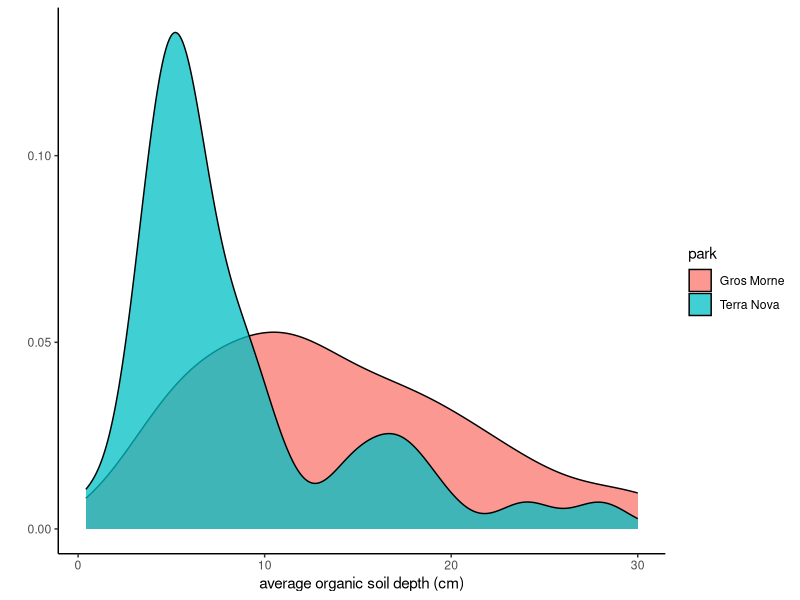
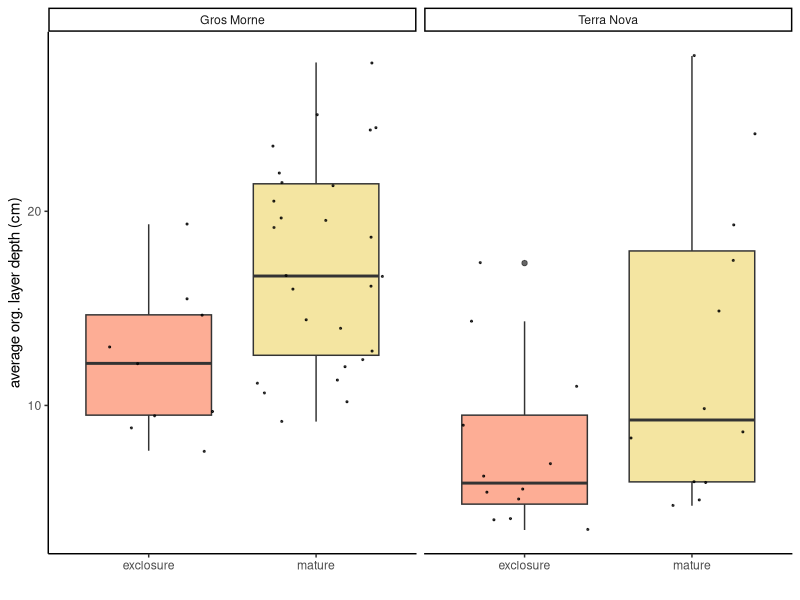

The R script that drew these images, in order:
## ---- chunk 1
library(readxl)
library(tidyverse)
library(ggpubr)
library(ggridges)
## ---- chunk 2
soil <- read_xlsx("Vegetation and soil.xlsx", sheet = 6, col_names = T)
soil <- soil %>% 
  select(1:11) %>% 
  rename("grid_loc" = "grid location",
         "org_1" = "org. layer 1",
         "org_2" = "org. layer 2",
         "org_3" = "org. layer 3",
         "bd_depth" = "bd depth")

soil <- soil %>% 
  rowwise() %>% 
  mutate(avg_depth = mean(c(org_1, org_2, org_3)))
## ---- chunk 3
palette <- c("#fc9272", "#f0dc82", "#30571f")
## ---- chunk 4
soil %>% 
  # filter(treatment == "gap") %>% 
  ggplot(aes(x=avg_depth, group = park, fill = park))+
  # ggplot(aes(x=net_dbh, group = species, fill = species))+
  # geom_density(adjust=1.5, alpha = 0.75)+
  geom_density(alpha = 0.75)+
  labs(y="", x="average organic soil depth (cm)")+
  theme_classic()

soil %>% 
  filter(treatment != "gap") %>% 
  ggplot(aes(x=treatment, y=avg_depth, fill = treatment))+
  geom_boxplot(alpha=0.75)+
  scale_fill_manual(values = palette)+
  geom_jitter(color = "black", size = 0.4, alpha = 0.75)+
  theme_classic()+
  facet_wrap(~park)+
  theme(legend.position = "none")+
  xlab("")+ylab("average org. layer depth (cm)")
## ---- chunk 5
# import data generated from Parks Canada maps, with estimates of mean/max moose density at each site sampled in 2023
tnnp_moose <- read.csv("TNNP_2023sites_moosedensities.csv", header = TRUE)
gmnp_moose <- read.csv("GMNP_2023sites_moosedensities.csv", header = TRUE)
